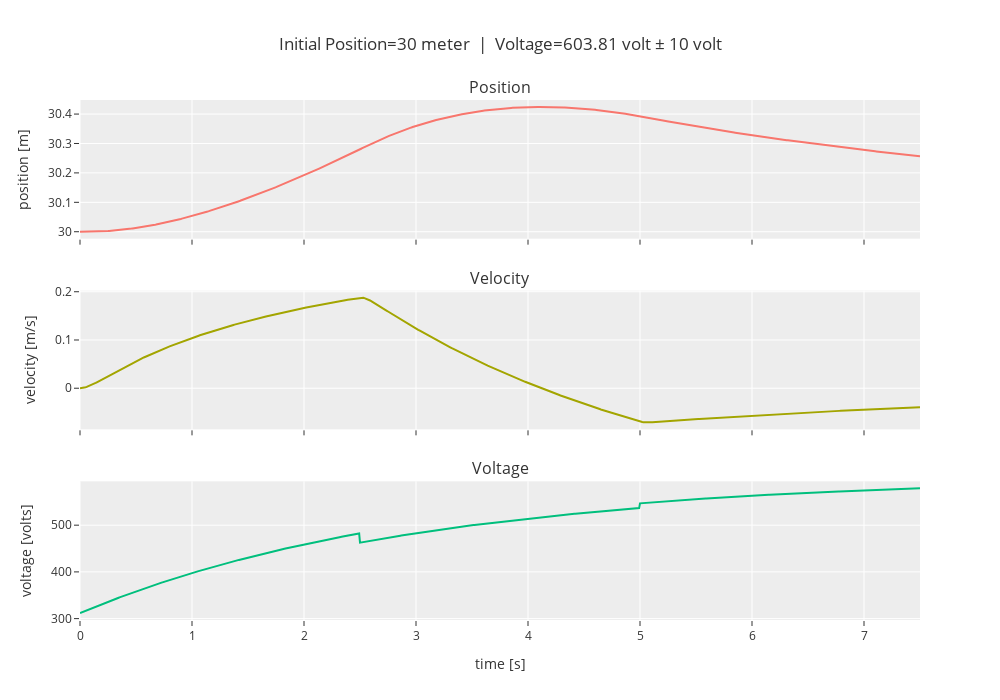

Notebook code cell kept with this figure:
### Markdown cell above
### $x = 30$

### Code cell
nonlinear_analysis(30, doublet_magnitude=10)

### Figure 1 — Plotly figure (JSON) as saved in the notebook; plotly's stock layout.template omitted (floating-point values rounded to 4 significant figures; data arrays with more than 128 entries replaced by an {"elided": "..."} marker saying what was removed)
{"data": [{"type": "scatter", "x": {"elided": "752 float values"}, "xaxis": "x", "y": {"elided": "752 float values"}, "yaxis": "y"}, {"type": "scatter", "x": {"elided": "752 float values"}, "xaxis": "x2", "y": {"elided": "752 float values"}, "yaxis": "y2"}, {"type": "scatter", "x": {"elided": "1000 float values"}, "xaxis": "x3", "y": {"elided": "1000 float values"}, "yaxis": "y3"}], "layout": {"annotations": [{"font": {"size": 16}, "showarrow": false, "text": "Position", "x": 0.5, "xanchor": "center", "xref": "paper", "y": 1, "yanchor": "bottom", "yref": "paper"}, {"font": {"size": 16}, "showarrow": false, "text": "Velocity", "x": 0.5, "xanchor": "center", "xref": "paper", "y": 0.6333, "yanchor": "bottom", "yref": "paper"}, {"font": {"size": 16}, "showarrow": false, "text": "Voltage", "x": 0.5, "xanchor": "center", "xref": "paper", "y": 0.2667, "yanchor": "bottom", "yref": "paper"}], "height": 700, "showlegend": false, "title": {"text": "Initial Position=30 meter  |  Voltage=603.81 volt ± 10 volt"}, "width": 1000, "xaxis": {"anchor": "y", "domain": [0, 1], "matches": "x3", "showticklabels": false}, "xaxis2": {"anchor": "y2", "domain": [0, 1], "matches": "x3", "showticklabels": false}, "xaxis3": {"anchor": "y3", "domain": [0, 1], "title": {"text": "time [s]"}}, "yaxis": {"anchor": "x", "domain": [0.7333, 1], "title": {"text": "position [m]"}}, "yaxis2": {"anchor": "x2", "domain": [0.3667, 0.6333], "title": {"text": "velocity [m/s]"}}, "yaxis3": {"anchor": "x3", "domain": [0, 0.2667], "title": {"text": "voltage [volts]"}}}}
